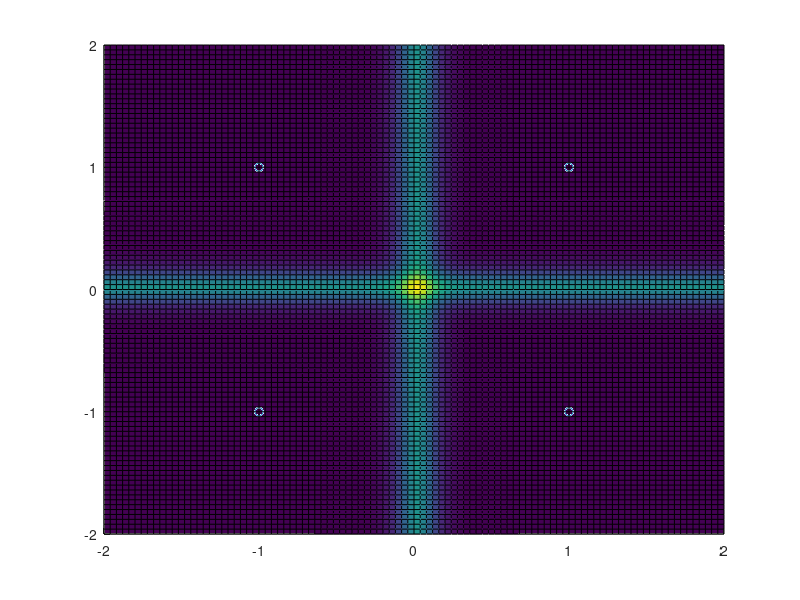

The MATLAB script that drew this image: (Note: this script raises an error after producing the figure.)
%%%%% tempLiklihood
close all;
clear all;

a = [1+j -1+j -1-j 1-j];
%sigmaSquared = .3;

for sigmaSquared = .1:.1:1.1
    for re = -50:50
        for im = -50:50
            x(re+51,im+51) = (re/25) + (im/25)*j;
        end
    end
    real_x = real(x);
    imag_x = imag(x);

    fx = zeros(4, 101, 101);
    fxSum = zeros(1, 101, 101);
    for loop = 1:4
        fx(loop,:,:) = (1/(2*pi*sigmaSquared))*exp((-1/(2*sigmaSquared))*abs((x-a(loop)).^2));
        fxSum(1, :,:) = fxSum(1, :,:) + fx(loop,:,:);
    end

    p_a = zeros(4, 101, 101);
    for loop = 1:4
        p_a(loop,:,:) = fx(loop,:,:) ./ fxSum;
    end
     
    H = zeros(101, 101);
    % probOfX = 1 / (101*101);
    sumOfProb = zeros(101, 101);
    for xCoord = -50:50
        for yCoord = -50:50
            for loop = 1:4
                sumOfProb(xCoord+51,yCoord+51) = sumOfProb(xCoord+51,yCoord+51) + p_a(loop,xCoord+51,yCoord+51)*log2(p_a(loop,xCoord+51,yCoord+51));
            end
            H((xCoord+51), (yCoord+51)) = -(sumOfProb(xCoord+51, yCoord+51)); 
        end
    end

    figure();
    hold on
    plot(a,'o'); % Need to fix where this plots on the z axis
    surface(real_x, imag_x, H);
    title("\sigma^2 = " + string(sigmaSquared));
    xlabel('real');
    ylabel('imaginary');
    zlabel('Equivocation');
    view(45, 60);
    colormap(jet);
    hold off
end
